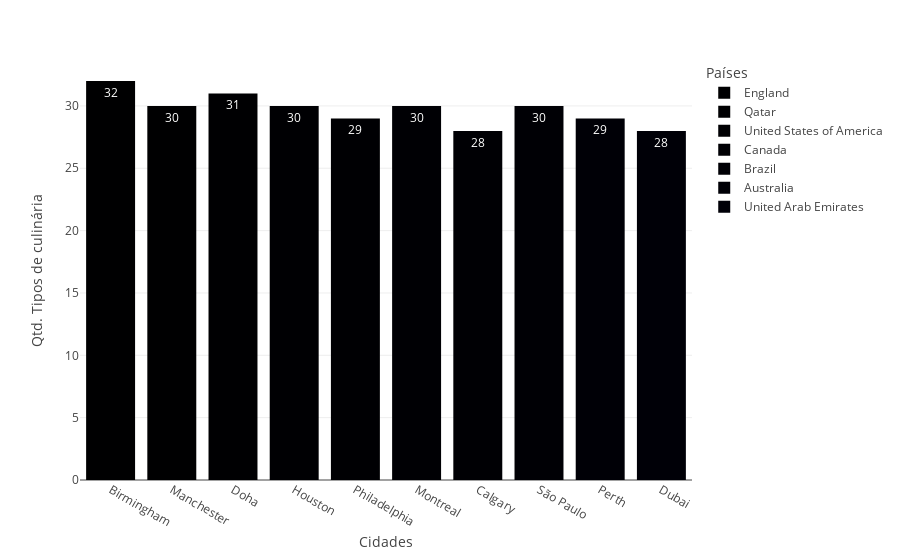

Source (notebook cell):
### Markdown cell above
## Top 10 das cidades que tem restaurantes com culinária distinta

### Code cell
df_aux = (df.loc[:, ['cuisines','country', 'city' ]].groupby(['country','city'])
                                                    .nunique()
                                                    .sort_values(['cuisines','city'], ascending=([False,True]))
                                                    .reset_index()).head(10)
px.bar(df_aux, x='city', y='cuisines', text_auto='cuisines', color='country',
               labels={'city': 'Cidades',
                       'cuisines': 'Qtd. Tipos de culinária',
                       'country': 'Países'})

### Figure 1 — Plotly figure (JSON) as saved in the notebook; plotly's stock layout.template omitted (floating-point values rounded to 4 significant figures)
{"data": [{"alignmentgroup": "True", "hovertemplate": "Países=England<br>Cidades=%{x}<br>Qtd. Tipos de culinária=%{y}<extra></extra>", "legendgroup": "England", "marker": {"color": "#000001", "pattern": {"shape": ""}}, "name": "England", "offsetgroup": "England", "orientation": "v", "showlegend": true, "textposition": "auto", "texttemplate": "%{y:cuisines}", "type": "bar", "x": ["Birmingham", "Manchester"], "xaxis": "x", "y": [32, 30], "yaxis": "y"}, {"alignmentgroup": "True", "hovertemplate": "Países=Qatar<br>Cidades=%{x}<br>Qtd. Tipos de culinária=%{y}<extra></extra>", "legendgroup": "Qatar", "marker": {"color": "#000002", "pattern": {"shape": ""}}, "name": "Qatar", "offsetgroup": "Qatar", "orientation": "v", "showlegend": true, "textposition": "auto", "texttemplate": "%{y:cuisines}", "type": "bar", "x": ["Doha"], "xaxis": "x", "y": [31], "yaxis": "y"}, {"alignmentgroup": "True", "hovertemplate": "Países=United States of America<br>Cidades=%{x}<br>Qtd. Tipos de culinária=%{y}<extra></extra>", "legendgroup": "United States of America", "marker": {"color": "#000003", "pattern": {"shape": ""}}, "name": "United States of America", "offsetgroup": "United States of America", "orientation": "v", "showlegend": true, "textposition": "auto", "texttemplate": "%{y:cuisines}", "type": "bar", "x": ["Houston", "Philadelphia"], "xaxis": "x", "y": [30, 29], "yaxis": "y"}, {"alignmentgroup": "True", "hovertemplate": "Países=Canada<br>Cidades=%{x}<br>Qtd. Tipos de culinária=%{y}<extra></extra>", "legendgroup": "Canada", "marker": {"color": "#000004", "pattern": {"shape": ""}}, "name": "Canada", "offsetgroup": "Canada", "orientation": "v", "showlegend": true, "textposition": "auto", "texttemplate": "%{y:cuisines}", "type": "bar", "x": ["Montreal", "Calgary"], "xaxis": "x", "y": [30, 28], "yaxis": "y"}, {"alignmentgroup": "True", "hovertemplate": "Países=Brazil<br>Cidades=%{x}<br>Qtd. Tipos de culinária=%{y}<extra></extra>", "legendgroup": "Brazil", "marker": {"color": "#000005", "pattern": {"shape": ""}}, "name": "Brazil", "offsetgroup": "Brazil", "orientation": "v", "showlegend": true, "textposition": "auto", "texttemplate": "%{y:cuisines}", "type": "bar", "x": ["São Paulo"], "xaxis": "x", "y": [30], "yaxis": "y"}, {"alignmentgroup": "True", "hovertemplate": "Países=Australia<br>Cidades=%{x}<br>Qtd. Tipos de culinária=%{y}<extra></extra>", "legendgroup": "Australia", "marker": {"color": "#000006", "pattern": {"shape": ""}}, "name": "Australia", "offsetgroup": "Australia", "orientation": "v", "showlegend": true, "textposition": "auto", "texttemplate": "%{y:cuisines}", "type": "bar", "x": ["Perth"], "xaxis": "x", "y": [29], "yaxis": "y"}, {"alignmentgroup": "True", "hovertemplate": "Países=United Arab Emirates<br>Cidades=%{x}<br>Qtd. Tipos de culinária=%{y}<extra></extra>", "legendgroup": "United Arab Emirates", "marker": {"color": "#000007", "pattern": {"shape": ""}}, "name": "United Arab Emirates", "offsetgroup": "United Arab Emirates", "orientation": "v", "showlegend": true, "textposition": "auto", "texttemplate": "%{y:cuisines}", "type": "bar", "x": ["Dubai"], "xaxis": "x", "y": [28], "yaxis": "y"}], "layout": {"autosize": true, "barmode": "relative", "legend": {"title": {"text": "Países"}, "tracegroupgap": 0}, "margin": {"t": 60}, "xaxis": {"anchor": "y", "autorange": true, "domain": [0, 1], "range": [-0.5, 9.5], "title": {"text": "Cidades"}, "type": "category"}, "yaxis": {"anchor": "x", "autorange": true, "domain": [0, 1], "range": [0, 33.68], "title": {"text": "Qtd. Tipos de culinária"}, "type": "linear"}}}
